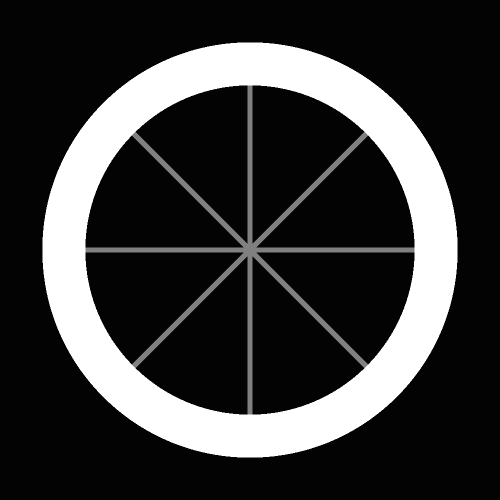
#> input picture public_data/circle_contact.png, 1000 x 1000 px, found by its file name (shown at 1/2 size)
$ jupyter execute 'Read circle mask.ipynb'   (shell and % lines are left out)
#> lines starting #> are read from the running program, lines starting #| are printed output that depends on the picture
[cell 1]
import numpy as np
import matplotlib.pyplot as plt

from skimage.transform import resize
from skimage.io import imread,imsave

[cell 2]
mask_profile_file="../pypvcircuit/circle_contact.png"

[cell 3]
mask_image=(imread(mask_profile_file,as_gray=True)*225).astype(np.uint8)
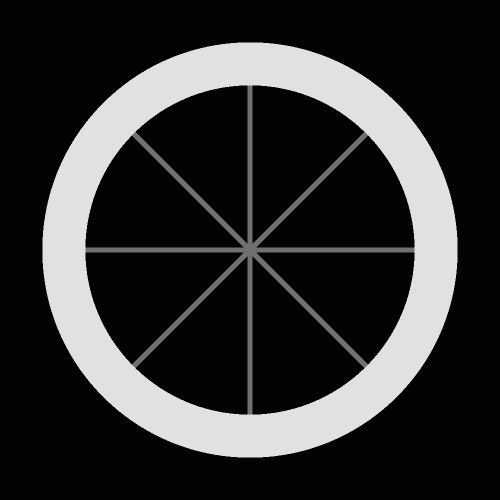
#> mask_image: shape (1000, 1000) (shown at 1/2 size); min 2, max 225, mean 49.9

[cell 4]
mask_image.shape
#> Out = (1000, 1000)

[cell 5]
plt.imshow(mask_image)

[cell 6]
plt.plot(mask_image[60,:])
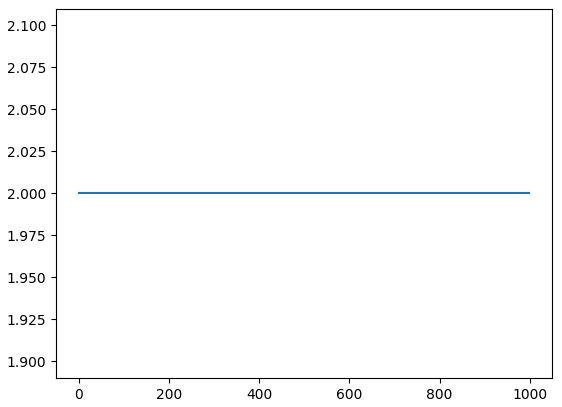
#> figure drawn by matplotlib, 1 panel

[cell 7]
plt.plot(mask_image[110,:])
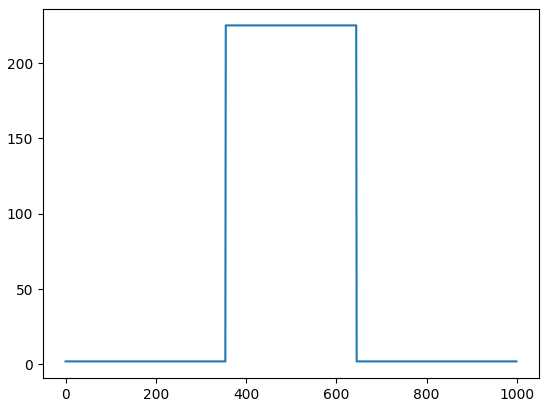
#> figure drawn by matplotlib, 1 panel; curve peaks at x = 355, y = 225

[cell 8]
np.max(mask_image[110,:])
#> Out = 225

[cell 9]
bus_mask=np.where(mask_image>250,255,0).astype(np.uint8)
#> bus_mask: shape (1000, 1000); every value is 0

[cell 10]
plt.imshow(bus_mask)

[cell 11]
imsave("../spice/tests/mask_bus.png",bus_mask)

[cell 12]
loaded_bus_mask=imread("../spice/tests/mask_bus.png")

[cell 13]
plt.imshow(loaded_bus_mask)

[cell 14]
np.max(loaded_bus_mask)
#> Out = 0
